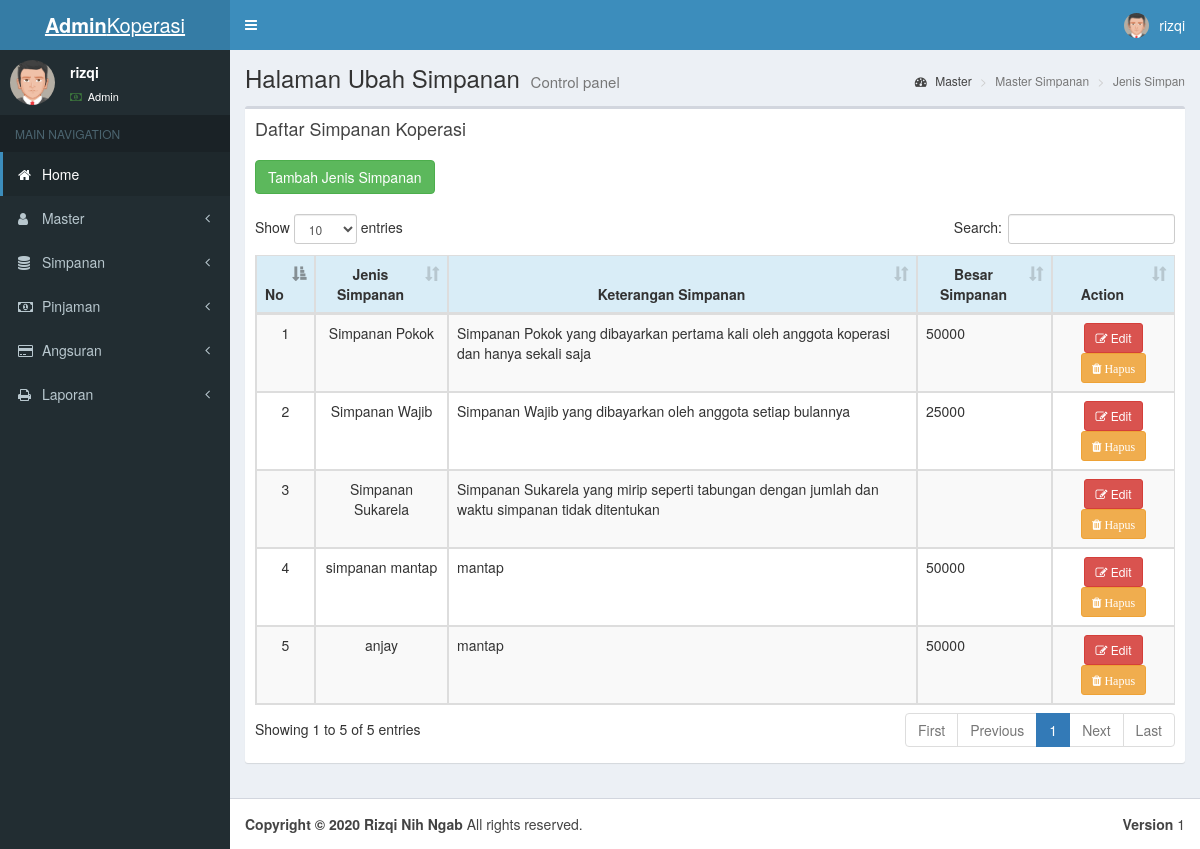
Screenshot of /page-ubahsimpanan.php (signed in) with the database file from the repository.
### tables this page shows
CREATE TABLE `k_simpanan` (
  `id` int NOT NULL,
  `nm_simpanan` varchar(25) NOT NULL,
  `ket_simpanan` text NOT NULL,
  `besar_simpanan` varchar(20) NOT NULL
);

### main-ubahsimpanan.php (the view, shortened to what this page needs)
<?php include 'koneksi.php';
?>
<link rel="stylesheet" href="https://maxcdn.bootstrapcdn.com/bootstrap/3.3.6/css/bootstrap.min.css" />
<div class="content-wrapper">
    <section class="content-header">
        <h1>
            Halaman Ubah Simpanan
            <small>Control panel</small>
        </h1>
        <ol class="breadcrumb">
            <li><a href="index.php"><i class="fa fa-dashboard"></i> Master</a></li>
            <li class="active">Master Simpanan</li>
            <li class="active">Jenis Simpan</li>
        </ol>
    </section>
    <section class="content">
        <div class="box">
            <div class="box-header">
                <h3 class="box-title">Daftar Simpanan Koperasi</h3>
            </div>
            <div class="box-body">
                <?php
                $sql = mysqli_query($conn, "SELECT * FROM k_simpanan");
                ?>
                <table id="dataTable" class="table table-bordered table-striped">
                    <button type="button" name="age" id="age" data-toggle="modal" data-target="#add_data_Modal"
                        class="btn btn-success">Tambah Jenis Simpanan</button>
                    <br></br>
                    <thead>
                        <tr class="info">
                            <th>
                                <center>No</center>
                            </th>
                            <th>
                                <center>Jenis Simpanan</center>
                            </th>
                            <th>
                                <center>Keterangan Simpanan</center>
                            </th>
                            <th>
                                <center>Besar Simpanan</center>
                            </th>
                            <th>
                                <center>Action</center>
                            </th>
                        </tr>
                    </thead>
                    <tbody>
                        <tr>
                            <?php
                            $no = 1;
                            while ($data = mysqli_fetch_array($sql)) {
                            ?>
                            <td>
                                <center>
                                    <?php echo $no; ?>
                                </center>
                            </td>
                            <td>
                                <center>
                                    <?php echo $data['nm_simpanan']; ?>
                                </center>
                            </td>
                            <td>
                                <?php echo $data['ket_simpanan']; ?>
                            </td>
                            <td>
                                <?php echo $data['besar_simpanan'] ?>
                            </td>
                            <td>
                                <center>
                                    <a type="button" name="edit" value="Edit" id="<?php echo $row["id"]; ?>"
                                        title="Edit Data ini" class="btn btn-danger btn-sm"><i class="fa fa-edit "></i>
                                        Edit
                                    </a>
                                    <a href="proses.php?id=<?php echo $data['id']; ?>&requbs=dell"
                                        title="Hapus Simpanan" class="btn btn-warning btn-sm"
                                        onClick="return confirm('Yakin mau berhenti?');"><span class="fa fa-trash">
                                            Hapus</span>
                                    </a>
                                </center>
                            </td>
                        </tr>
                        <?php
                                $no++;
                            }
                            ?>
                    </tbody>
                </table>
            </div>
        </div>
    </section>
</div>
</html>

### rows the page displays
k_simpanan: nm_simpanan "Simpanan Pokok", ket_simpanan "Simpanan Pokok yang dibayarkan pertama kali oleh anggota koperasi dan hanya sekali saja", besar_simpanan "50000"
k_simpanan: nm_simpanan "Simpanan Wajib", ket_simpanan "Simpanan Wajib yang dibayarkan oleh anggota setiap bulannya", besar_simpanan "25000"
k_simpanan: nm_simpanan "Simpanan Sukarela", ket_simpanan "Simpanan Sukarela yang mirip seperti tabungan dengan jumlah dan waktu simpanan tidak ditentukan"
k_simpanan: nm_simpanan "simpanan mantap", ket_simpanan "mantap", besar_simpanan "50000"
k_simpanan: nm_simpanan "anjay", ket_simpanan "mantap", besar_simpanan "50000"

### other values shown
$data_username "rizqi"
